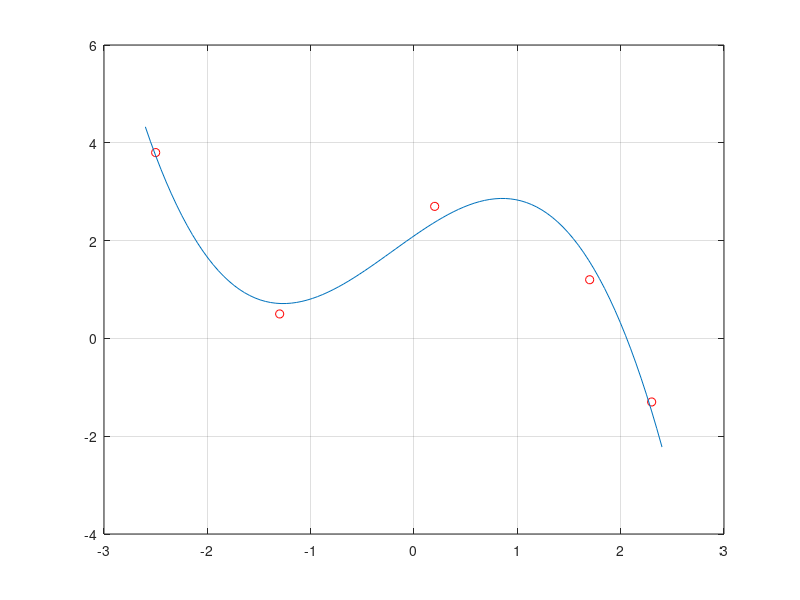

This chart was generated by the following MATLAB code:
x = [-2.5 -1.3 0.2 1.7 2.3]';
y = [3.8 0.5 2.7 1.2 -1.3]';

A = [x.^3 x.^2 x ones(5,1)];
c = A\y;

printf('c = %1.5e\n',c)
printf('r = %1.5e\n',norm(y - polyval(c,x)))

xx = linspace(-2.6,2.4);
plot(x,y,'ro',...
     xx,polyval(c,xx));grid